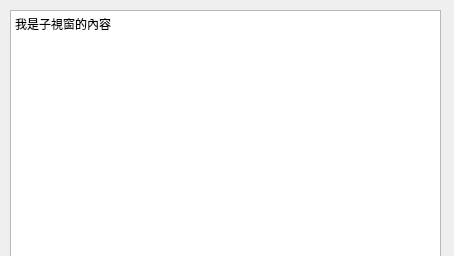
<?xml version="1.0" encoding="UTF-8"?>
<ui version="4.0">
 <class>ChildrenForm</class>
 <widget class="QWidget" name="ChildrenForm">
  <property name="geometry">
   <rect>
    <x>0</x>
    <y>0</y>
    <width>454</width>
    <height>256</height>
   </rect>
  </property>
  <property name="windowTitle">
   <string>Form</string>
  </property>
  <property name="styleSheet">
   <string notr="true"/>
  </property>
  <widget class="QTextEdit" name="textEdit">
   <property name="geometry">
    <rect>
     <x>10</x>
     <y>10</y>
     <width>431</width>
     <height>361</height>
    </rect>
   </property>
   <property name="html">
    <string>&lt;!DOCTYPE HTML PUBLIC &quot;-//W3C//DTD HTML 4.0//EN&quot; &quot;http://www.w3.org/TR/REC-html40/strict.dtd&quot;&gt;
&lt;html&gt;&lt;head&gt;&lt;meta name=&quot;qrichtext&quot; content=&quot;1&quot; /&gt;&lt;style type=&quot;text/css&quot;&gt;
p, li { white-space: pre-wrap; }
&lt;/style&gt;&lt;/head&gt;&lt;body style=&quot; font-family:'PMingLiU'; font-size:9pt; font-weight:400; font-style:normal;&quot;&gt;
&lt;p style=&quot; margin-top:0px; margin-bottom:0px; margin-left:0px; margin-right:0px; -qt-block-indent:0; text-indent:0px;&quot;&gt;&lt;span style=&quot; font-family:'SimSun';&quot;&gt;我是子視窗的內容&lt;/span&gt;&lt;/p&gt;&lt;/body&gt;&lt;/html&gt;</string>
   </property>
  </widget>
 </widget>
 <resources/>
 <connections/>
</ui>
